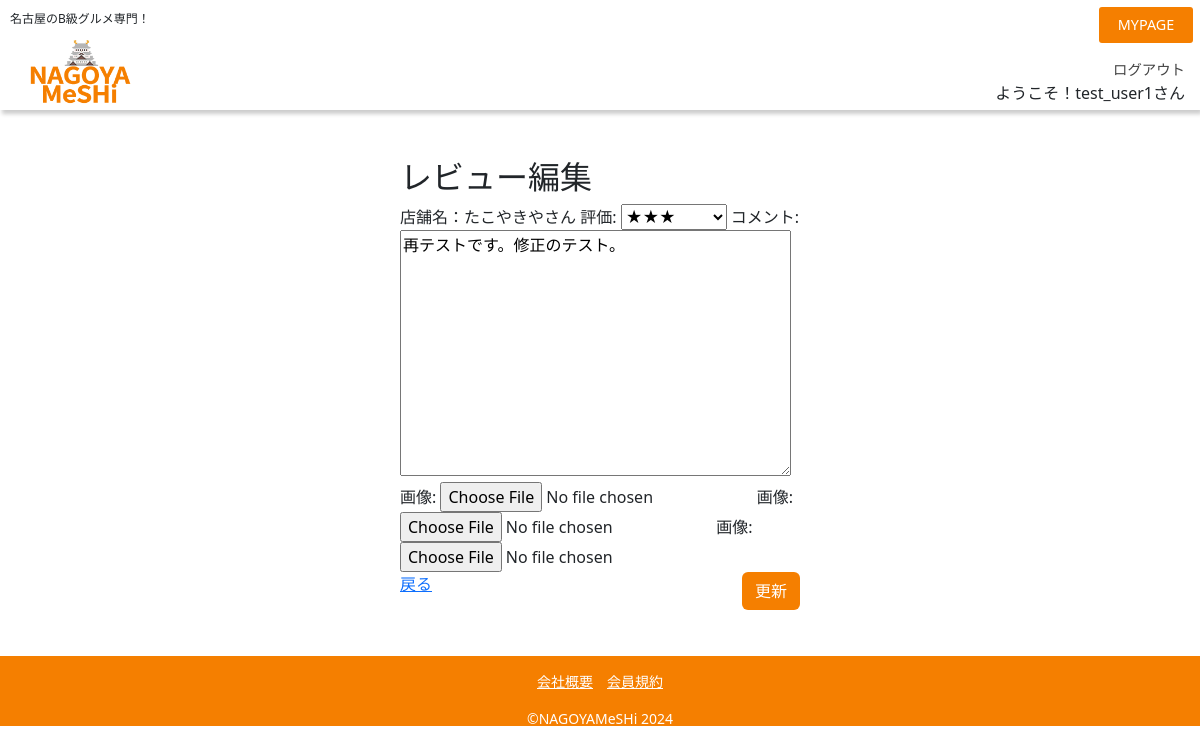
The app's page /general/review_update/4/ (signed in) with its own data.
### commondb/models/user.py (models this page shows, shortened)
class User(AbstractUser):
    is_paid_member = models.BooleanField(verbose_name='有料会員', default=False)
    is_manage_member = models.BooleanField(verbose_name='管理者', default=False)
    class Meta:
        verbose_name = 'ユーザー'
        verbose_name_plural = 'ユーザー一覧'

### commondb/models/restaurant.py (models this page shows, shortened)
class Restaurant(models.Model):
    name = models.CharField(max_length=100, verbose_name="店舗名")
    name_alphabet = models.CharField(max_length=100, validators=[RegexValidator(r'^[a-zA-Z\s]+$')], verbose_name="店舗名アルファベット表記")
    genre = models.ForeignKey(Genre, on_delete=models.CASCADE, verbose_name="カテゴリー")
    address = models.CharField(max_length=100, verbose_name="所在地")
    area = models.ForeignKey(Area, on_delete=models.CASCADE, verbose_name="エリア")
    phone = models.CharField(max_length=20, verbose_name="電話番号")
    time = models.CharField(max_length=100, verbose_name="営業時間")
    price_low = models.CharField(max_length=5 ,verbose_name="下限価格")
    price_high = models.CharField(max_length=5, verbose_name="上限価格")
    image = models.ImageField(upload_to='restaurant_images', null=True, blank=True, verbose_name="画像")
    information = models.TextField(max_length=300, verbose_name="お店の説明")

### commondb/models/review.py (models this page shows, shortened)
class Review(models.Model):
    restaurant = models.ForeignKey(Restaurant, verbose_name="店名", on_delete=models.CASCADE)
    user = models.ForeignKey(User, verbose_name="ユーザー名", null=True, on_delete=models.CASCADE)
    visit_date = models.DateField(verbose_name="訪問日")
    rating = models.IntegerField(choices=[(1, '★'), (2, '★★'), (3, '★★★'), (4, '★★★★'), (5, '★★★★★')], verbose_name="評価")
    comment = models.TextField(verbose_name="コメント")
    image1 = models.ImageField(upload_to='review_images/', null=True, blank=True, verbose_name="画像")
    image2 = models.ImageField(upload_to='review_images/', null=True, blank=True, verbose_name="画像")
    image3 = models.ImageField(upload_to='review_images/', null=True, blank=True, verbose_name="画像")

### general/views/review_view.py (the view, shortened to what this page needs)
# urls.py: path('general/review_update/<int:pk>/', ReviewUpdateView.as_view(), name="review_update"),
class ReviewUpdateView(LoginRequiredMixin, UpdateView):
    model = Review
    template_name = 'general/review_update.html'
    fields = ['rating', 'comment', 'image1', 'image2', 'image3']
    def get_context_data(self, **kwargs: Any):
        context = super().get_context_data(**kwargs)
        review_id = self.kwargs.get('pk')
        context['review_id'] = review_id
        review = self.get_object()
        context['restaurant_name'] = review.restaurant.name
        return context

### templates/general/review_update.html (shortened to what this page needs)
{% extends "base.html" %}
{% load bootstrap %}
{% block head %}<link href="https://cdn.jsdelivr.net/npm/bootstrap@5.3.0-alpha3/dist/css/bootstrap.min.css" rel="stylesheet">
{% endblock %}
{% block content %}
<div class="form_container mt-5">
    <h2>レビュー編集</h2>
    <form method="post" enctype="multipart/form-data">
      店舗名：{{restaurant_name}}
      {{ form|bootstrap }}
      <br>
      <a href="{% url 'mypage_review_detail' pk=review_id %}">戻る</a>
      <button type="submit" class="btn" style="background-color: #F57F00; color: #FFFFFF;">更新</button>
    </form>
  </div>
{% endblock %}

### templates/base.html (shortened to what this page needs)
{% load static %}
<!DOCTYPE html>
<html lang="ja">
<head>
    <link rel="stylesheet" href="/static/css/stylesheet.css">
    <link rel="stylesheet" href="https://unpkg.com/ress/dist/ress.min.css">
    <link rel="stylesheet" type="text/css" href="https://cdn.jsdelivr.net/npm/slick-carousel@1.8.1/slick/slick.css"/>
    <link rel="stylesheet" type="text/css" href="https://cdn.jsdelivr.net/npm/slick-carousel@1.8.1/slick/slick-theme.css"/>
    {% block head %}{% endblock %}
</head>
<body>
    <header>
        <div class="logo-container">
            <p>名古屋のB級グルメ専門！</p>
            <h1><a href="{% url 'top' %}"><img src="/static/general/images/logo.png" alt="ロゴ"></a></h1>
        </div>
        {% if request.user.is_authenticated %}
        <nav>
            <a class="header_btn" href="{% url 'mypage' pk=user.id %}">MYPAGE</a>
            <a class="logout_link" href="{% url 'logout' %}">ログアウト</a>
            <p>
                ようこそ！{{user.get_username}}さん
            </p>
        </nav>
        {% endif%}
    </header>
    {% block content %}{% endblock %}
    <footer>
        <nav>
            <p><a href="{% url 'company' pk=1 %}" >会社概要</a><a href="{% url 'reguration' %}" >会員規約</a></p>
            <p>&copy;NAGOYAMeSHi 2024</p>
        </nav>
    </footer>
</body>
</html>

### static/css/stylesheet.css (style rules this page uses)
body { font-family: 'Hiragino Sans', 'Yu Gothic', 'Arial Narrow', Arial, sans-serif; }
h2 { font-size: 1rem; color: #F57F00; margin-bottom: 5px; font-weight: 600; }
a { color: #444444; text-decoration: none; }
.form_container { width: 80%; max-width: 350px; margin: 30px auto; }
.form_container button { float: right; margin-bottom: 30px; }
header { display: flex; flex-direction: row; justify-content: space-between; align-items: flex-end; width: 100%; box-shadow: 2px 4px 4px rgba(0, 0, 0, 0.2); }
.logo-container { display: flex; flex-direction: column; align-items: center; padding-left: 5px; padding-top: 5px; font-size: 0.8em; height: 110px; max-width: 100%; max-height: 100%; }
.logo-container>p { display: inline; margin: 0; padding: 5px; font-size: 12px; text-wrap: nowrap; }
.logo-container>h1>a>img { height: 80px; }
header nav { padding-right: 15px; text-align: right; }
header nav>a { text-decoration: none; font-size: 0.9em; color: #444444; padding: 0; }
header nav p { margin-bottom: 5px; }
.header_btn { position: absolute; top: 7px; right: 7px; background-color: #F57F00; color: #FFF; padding: 0.5em 1.3em; border-radius: 3px; }
input::placeholder { font-size: 0.7em; }
footer { background-color: #F57F00; width: 100%; height: 70px; margin-top: 60px; }
footer>nav { text-align: center; font-size: 14px; padding-top: 15px; }
footer p { color: #FFF; }
footer a { text-decoration: underline; color: #FFF; padding-left: 7px; padding-right: 7px; }
.form_container { max-width: 400px; margin: auto; }

### records on screen
User: get_username "test_user1"
Restaurant: name "たこやきやさん"
Review: rating "★★★", comment "再テストです。修正のテスト。"
